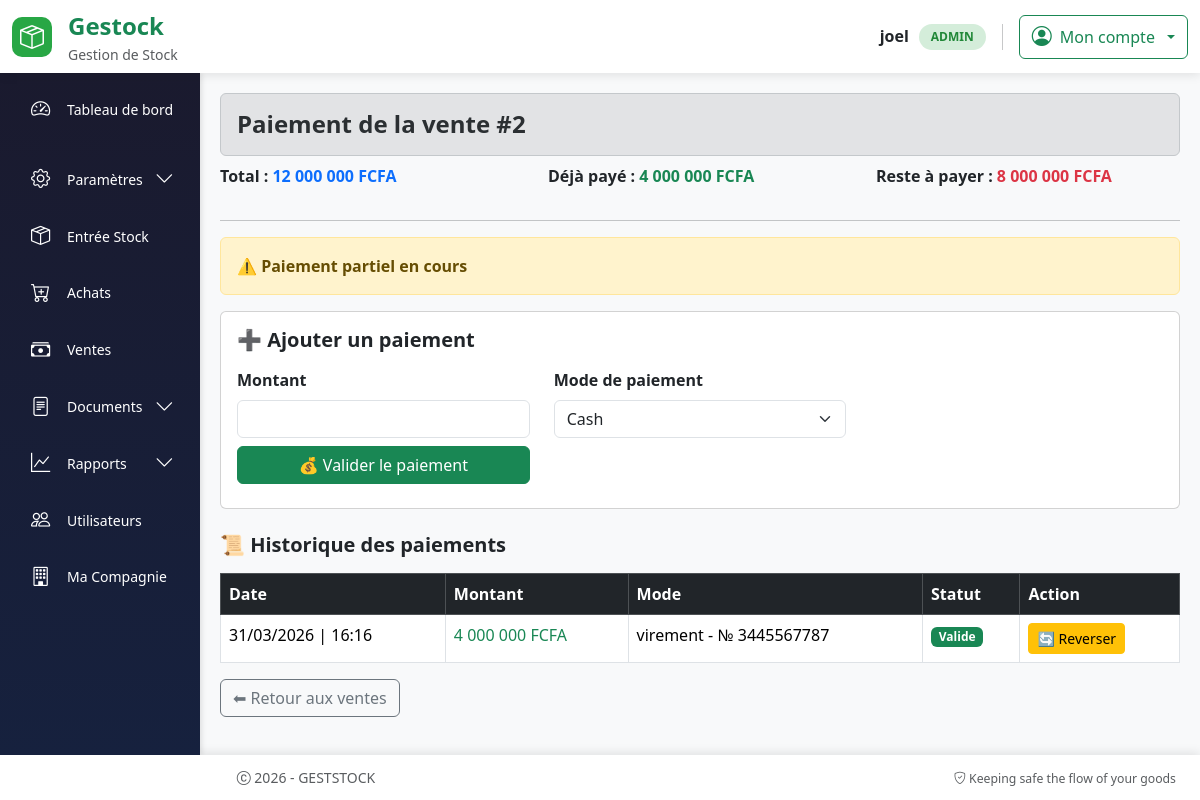
The page /vente/2/paiement (signed in) on the database its author committed.
### models.py (models this page shows, shortened)
class User(UserMixin, db.Model):
  id = db.Column(db.Integer, primary_key=True)
  username = db.Column(db.String(64), index=True, nullable=False)
  email = db.Column(db.String(120), unique=True, nullable=False)
  password_hash = db.Column(db.String(256))
  role = db.Column(db.String(20), nullable=False, default='operateur')
  joined_at = db.Column(db.DateTime(), default = datetime.utcnow, index = True)
  must_change_password = db.Column(db.Boolean, default=False)
  __table_args__ = (
      db.UniqueConstraint('email', name='uq_user_email'),
  )

class Vente(db.Model):
    id = db.Column(db.Integer, primary_key=True)
    client_id = db.Column(db.Integer, db.ForeignKey('client.id'), nullable=False)
    date_vente = db.Column(db.DateTime(), default = datetime.utcnow, index = True)
    total = db.Column(db.Numeric(10, 2), nullable=False)
    montant_paye = db.Column(db.Numeric(10, 2), default=0)
    reste_a_payer = db.Column(db.Numeric(10, 2), nullable=False)
    bon_livraison_id = db.Column(
        db.Integer,
        db.ForeignKey("bon_livraison.id", name='fk_vente_bon_livraison'),
        nullable=True, index=True
    )
    bon_livraison = db.relationship("BonLivraison", backref="vente", uselist=False)
    statut_paiement = db.Column(
        db.String(20),
        default="impaye"   # impaye | partiel | paye
    )
    vendeur_id = db.Column(
        db.Integer,
        db.ForeignKey("vendeur.id", name='fk_vente_vendeur'),
        nullable=False, # a remplacer par False apres render ok
        index=True
    )
    compagnie_id = db.Column(
        db.Integer,
        db.ForeignKey("vendeur_compagnie.id", name='fk_vente_compagnie'),
        nullable=False,
        index=True
    )
    facture = db.relationship(
    "Facture",
    back_populates="vente",
    uselist=False,
    cascade="all, delete-orphan"
    )
    client = db.relationship('Client', backref='ventes')
    lignes = db.relationship(
        'LigneVente',
        backref='vente',
        lazy=True,
        cascade="all, delete-orphan"
    )
    paiements = db.relationship(
        'Paiement',
        backref='vente',
        cascade="all, delete-orphan"
    )

class Paiement(db.Model):
    id = db.Column(db.Integer, primary_key=True)
    vente_id = db.Column(
        db.Integer,
        db.ForeignKey("vente.id", ondelete="CASCADE"),
        nullable=False
    )
    montant = db.Column(db.Numeric(10, 2), nullable=False)
    mode = db.Column(
        db.String(20)
    )  # cash | mobile_money | carte | virement
    reference_paiement = db.Column(db.String(150), nullable=True)
    annule = db.Column(db.Boolean, default=False)
    date_paiement = db.Column(db.DateTime(), default = datetime.utcnow)

### routes.py (the view)
@app.route("/vente/<int:vente_id>/paiement", methods=["GET"])
@login_required
def paiement_vente(vente_id):
    vente = (
        Vente.query
        .options(joinedload(Vente.paiements))
        .get_or_404(vente_id)
    )
    vendeurs = Vendeur.query.all()
    compagnies = VendeurCompagnie.query.all()
    return render_template(
        "paiement.html",
        vente=vente,
        vendeurs=vendeurs,
        compagnies=compagnies
    )

### app.py (called while the page is built)
@app.after_request
def close_db_connection(response):
    try:
        db.session.close()
    except:
        pass
    return response

### routes.py (called while the page is built)
@app.template_filter('money')
def montant_format(valeur):
    return f"{valeur:,.0f}".replace(",", " ").replace(".", ",")

@app.after_request
def disable_cache(response):
    response.headers["Cache-Control"] = "no-store, no-cache, must-revalidate, private"
    response.headers["Pragma"] = "no-cache"
    response.headers["Expires"] = "0"
    return response

@login_manager.user_loader
def load_user(user_id):
    return User.query.get(int(user_id))

@app.context_processor
def utility_processor():
    def is_active(prefix):
        return request.endpoint and prefix in request.endpoint
    def has_role(*roles):
        if not current_user.is_authenticated:
            return False
        return current_user.role in roles
    def current_route():
        """Retourne le nom de la route actuelle"""
        return request.endpoint
    return dict(
        is_active=is_active,
        has_role=has_role,
        current_route=current_route
    )

### templates/paiement.html (shortened to what this page needs)
{% extends "base.html" %}
{% block content %}
<h4 class="fw-bold mb-2 alert alert-secondary">
    Paiement de la vente #{{ vente.id }}
</h4>
<div class="row mb-3">
    <div class="col-md-4">
        <p class="fw-semibold">Total :
            <span class="fw-bold text-primary">
                {{ vente.total | money}} FCFA
            </span>
        </p>
    </div>
    <div class="col-md-4">
        <p class="fw-semibold">Déjà payé :
            <span class="fw-bold text-success">
                {{ vente.montant_paye | money}} FCFA
            </span>
        </p>
    </div>
    <div class="col-md-4">
        <p class="fw-semibold">Reste à payer :
            <span class="fw-bold text-danger">
                {{ vente.reste_a_payer | money}} FCFA
            </span>
        </p>
    </div>
</div>
<hr>
{% if vente.statut_paiement == "paye" %}
<div class="alert alert-success fw-bold text-primary">
    ✅ Cette vente est totalement payée
</div>
{% elif vente.statut_paiement == "partiel" %}
<div class="alert alert-warning fw-bold">
    ⚠️ Paiement partiel en cours
</div>
{% else %}
<div class="alert alert-danger fw-bold">
    ❌ Vente impayée
</div>
{% endif %}
{% if vente.statut_paiement != "paye" and vente.vendeur_id and vente.compagnie_id %}
<form method="POST"
      action="{{ url_for('ajouter_paiement', vente_id=vente.id) }}"
      class="card card-body mb-4">
    <h5 class="fw-bold mb-3">➕ Ajouter un paiement</h5>
    <div class="row">
        <div class="col-md-4 mb-2 ">
            <label class="form-label fw-bold">Montant</label>
            <input type="number"
                   step="0.01"
                   name="montant"
                   max="{{ vente.reste_a_payer }}"
                   class="form-control"
                   required>
        </div>
        <div class="col-md-4 mb-2 ">
            <label class="form-label fw-bold">Mode de paiement</label>
            <select name="mode" id="mode" class="form-select">
                <option value="cash">Cash</option>
            </select>
        </div>
    </div>
    <div class="row ">
        <div class="col-md-4 mb-2">
            <button class="btn btn-success w-100">
                💰 Valider le paiement
            </button>
        </div>
    </div>
</form>
{% elif vente.statut_paiement != "paye" %}
<div class="alert alert-info">
    <i class="fas fa-info-circle"></i>
    Veuillez d'abord sélectionner le vendeur et la compagnie pour pouvoir effectuer le paiement.
</div>
{% endif %}
<h5 class="fw-bold mt-4">📜 Historique des paiements</h5>
<table class="table table-bordered table-hover my-3">
    <thead class="table-dark">
        <tr>
            <th>Date</th>
            <th>Montant</th>
            <th>Mode</th>
            <th>Statut</th>
            <th>Action</th>
        </tr>
    </thead>
    <tbody>
    {% for p in vente.paiements %}
        <tr>
            <td>{{ p.date_paiement.strftime("%d/%m/%Y | %H:%M") }}</td>
            <td class="{% if p.montant < 0 %}text-danger{% else %}text-success{% endif %}">
                {{ p.montant | money}} FCFA
            </td>
            <td>{{ p.mode}}
                {% if p.reference_paiement %}
                    - №  {{ p.reference_paiement }}
                {% endif %}
             </td>
            <td>
                {% if p.annule %}
                    <span class="badge bg-secondary">Annulé</span>
                {% elif p.montant < 0 %}
                    <span class="badge bg-warning text-dark">Reversion</span>
                {% else %}
                    <span class="badge bg-success">Valide</span>
                {% endif %}
             </td>
            <td>
                {% if not p.annule and p.montant > 0 %}
                <form method="POST"
                      action="{{ url_for('reverser_paiement', paiement_id=p.id) }}"
                      onsubmit="return confirm('Reverser ce paiement ?');">
                    <button class="btn btn-sm btn-warning">
                        🔄 Reverser
                    </button>
                </form>
                {% else %}
                    —
                {% endif %}
             </td>
         </tr>
    {% else %}
         <tr>
            <td colspan="5" class="text-center text-muted">
                Aucun paiement enregistré
             </td>
         </tr>
    {% endfor %}
    </tbody>
</table>
 <div class="my-2">
     <a href="{{ url_for('nouvelle_vente') }}"
        class="btn btn-outline-secondary ">
         ⬅ Retour aux ventes
     </a>
 </div>
{% endblock %}

### templates/base.html (shortened to what this page needs)
<!DOCTYPE html>
<html lang="fr">
<head>
    <link rel="stylesheet" href="{{ url_for('static', filename='css/bootstrap.min.css') }}">
    <link rel="stylesheet" href="https://cdn.jsdelivr.net/npm/bootstrap-icons@1.11.3/font/bootstrap-icons.css">
    <link rel="stylesheet" href="{{ url_for('static', filename='style/styles.css') }}">
</head>
<body>
    <header class="app-header">
        <div class="container-fluid py-2">
            <div class="row align-items-center">
                <div class="col-6 col-md-3">
                    <div class="d-flex align-items-center gap-3">
                        <div class="brand-logo">
                            <i class="bi bi-box-seam fs-4"></i>
                        </div>
                        <div>
                            <span class="fs-4 fw-bold text-success">Gestock</span>
                            <small class="text-muted d-none d-md-block">Gestion de Stock</small>
                        </div>
                    </div>
                </div>
                <div class="col-6 col-md-9">
                    <div class="d-flex justify-content-end align-items-center gap-3">
                        {% if current_user.is_authenticated %}
                            <div class="d-none d-md-flex align-items-center gap-3">
                                <div class="text-end">
                                    <div class="fw-semibold">{{ current_user.username }}</div>
                                    <span class="user-badge">{{ current_user.role|upper }}</span>
                                </div>
                            </div>
                            <div class="dropdown">
                                <button class="btn btn-outline-success dropdown-toggle d-flex align-items-center gap-2" type="button" data-bs-toggle="dropdown">
                                    <i class="bi bi-person-circle fs-5"></i>
                                    <span class="d-none d-md-inline">Mon compte</span>
                                </button>
                            </div>
                        {% endif %}
                    </div>
                </div>
            </div>
        </div>
    </header>
    <main class="app-main">
        <div class="container-fluid h-100 p-0">
            <div class="row h-100 g-0">
                {% if current_user.is_authenticated %}
                    <div class="col-md-3 col-lg-2 d-none d-md-block p-0" style="height: 100%;">
                        <div class="app-sidebar" style="height: 100%;">
                            {% include 'partials/sidebar.html' %}
                        </div>
                    </div>
                    {% set content_col = "col-md-9 col-lg-10" %}
                {% else %}
                    {% set content_col = "col-12" %}
                {% endif %}
                <div class="{{ content_col }} p-0" style="height: 100%;">
                    <div class="app-content">
                        {% block content %}{% endblock %}
                    </div>
                </div>
            </div>
        </div>
    </main>
    <footer class="app-footer">
        <div class="container-fluid">
            <div class="row align-items-center">
                <div class="col-md-6">
                    <p class="mb-0 text-muted">
                        <i class="bi bi-c-circle"></i> 2026 - GESTSTOCK
                    </p>
                </div>
                <div class="col-md-6 text-md-end">
                    <small class="text-muted">
                        <i class="bi bi-shield-check"></i> Keeping safe the flow of your goods
                    </small>
                </div>
            </div>
        </div>
    </footer>
</body>
</html>

### static/style/styles.css (style rules this page uses)
html { height: 100%; }
body { margin: 0; font-family: Arial, sans-serif; }
.table td, .table th { white-space: nowrap; }

### templates/base.html (style rules this page uses)
:root { --primary-green: #28a745; --dark-green: #218838; --light-green: #d4edda; --sidebar-bg: #1a1a2e; --sidebar-dark: #16213e; }
* { margin: 0; padding: 0; box-sizing: border-box; }
html, body { height: 100%; margin: 0; overflow: hidden; }
body { display: flex; flex-direction: column; background: linear-gradient(135deg, #667eea 0%, #764ba2 100%); font-family: 'Segoe UI', Tahoma, Geneva, Verdana, sans-serif; }
.app-header { flex-shrink: 0; background: white; box-shadow: 0 2px 10px rgba(0,0,0,0.1); z-index: 1030; position: relative; }
.brand-logo { width: 40px; height: 40px; background: var(--primary-green); border-radius: 10px; display: flex; align-items: center; justify-content: center; color: white; }
.user-badge { background: var(--light-green); color: var(--dark-green); padding: 4px 12px; border-radius: 20px; font-size: 12px; font-weight: 600; }
.app-main { flex: 1; overflow: hidden; display: flex; flex-direction: column; min-height: 0; }
.app-sidebar { background: linear-gradient(180deg, var(--sidebar-bg) 0%, var(--sidebar-dark) 100%); height: 100%; overflow-y: auto; overflow-x: hidden; box-shadow: 2px 0 5px rgba(0,0,0,0.1); position: sticky; top: 0; }
.app-content { height: 100%; overflow-y: auto; overflow-x: hidden; padding: 20px; background: #f8f9fa; }
.text-end { display: flex; gap: 10px; font-weight: 900; }
.app-footer { flex-shrink: 0; background: white; text-align: center; padding: 12px; box-shadow: 0 -2px 10px rgba(0,0,0,0.1); font-size: 14px; }

### rows shown on the page
User: username "joel", role "ADMIN"
Vente: id "2", total "12 000 000", montant_paye "4 000 000", reste_a_payer "8 000 000"
Paiement: date_paiement "31/03/2026 | 16:16", montant "4 000 000", mode "virement", reference_paiement "3445567787", annule "Valide"
